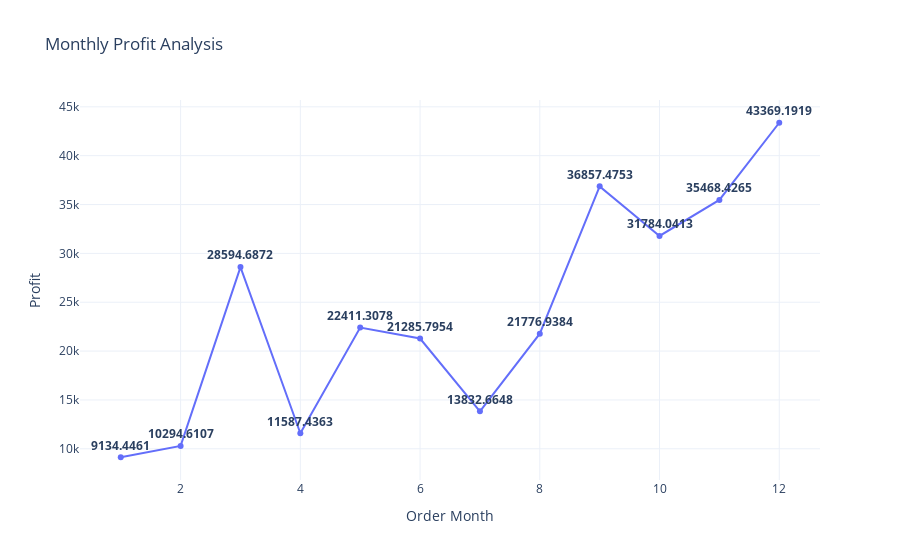

Notebook cell for this chart:
### Code cell
profit_by_month = data.groupby('Order Month')['Profit'].sum().reset_index()

# Add bold text for each point
fig = px.line(
    profit_by_month, 
    x='Order Month', 
    y='Profit', 
    title='Monthly Profit Analysis',
    text=profit_by_month['Profit'].apply(lambda x: f"<b>{x}</b>")  # Make text bold
)

fig.update_traces(textposition='top center')  # Position of the text
fig.show()

### Figure 1 — Plotly figure (JSON) as saved in the notebook; plotly's stock layout.template omitted (floating-point values rounded to 4 significant figures)
{"data": [{"hovertemplate": "Order Month=%{x}<br>Profit=%{y}<br>text=%{text}<extra></extra>", "legendgroup": "", "line": {"color": "#636efa", "dash": "solid"}, "marker": {"symbol": "circle"}, "mode": "lines+markers+text", "name": "", "orientation": "v", "showlegend": false, "text": ["<b>9134.4461</b>", "<b>10294.6107</b>", "<b>28594.6872</b>", "<b>11587.4363</b>", "<b>22411.3078</b>", "<b>21285.7954</b>", "<b>13832.6648</b>", "<b>21776.9384</b>", "<b>36857.4753</b>", "<b>31784.0413</b>", "<b>35468.4265</b>", "<b>43369.1919</b>"], "textposition": "top center", "type": "scatter", "x": [1, 2, 3, 4, 5, 6, 7, 8, 9, 10, 11, 12], "xaxis": "x", "y": [9134.0, 10290.0, 28590.0, 11590.0, 22410.0, 21290.0, 13830.0, 21780.0, 36860.0, 31780.0, 35470.0, 43370.0], "yaxis": "y"}], "layout": {"autosize": true, "legend": {"tracegroupgap": 0}, "title": {"text": "Monthly Profit Analysis"}, "xaxis": {"anchor": "y", "autorange": true, "domain": [0, 1], "range": [0.3344, 12.67], "title": {"text": "Order Month"}, "type": "linear"}, "yaxis": {"anchor": "x", "autorange": true, "domain": [0, 1], "range": [6309.0, 46190.0], "title": {"text": "Profit"}, "type": "linear"}}}
